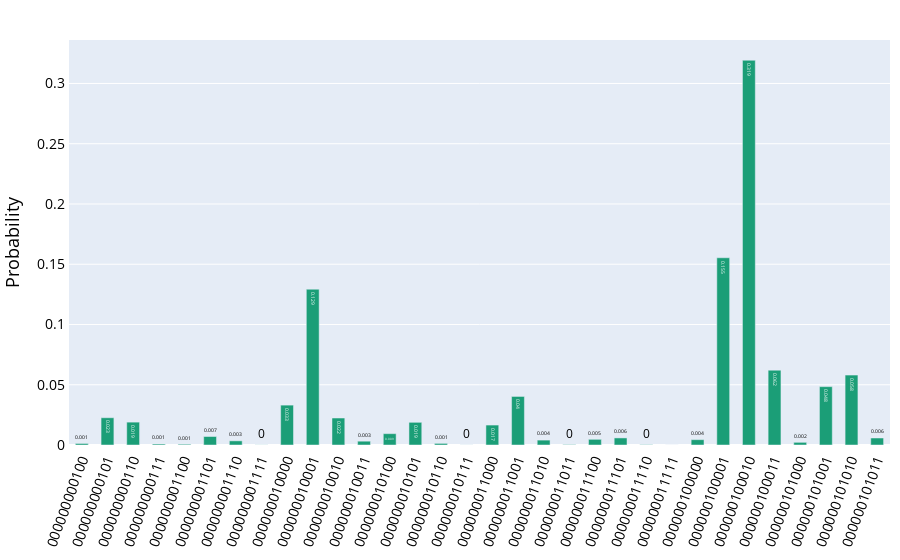

The cell this chart's notebook holds for it:
### Code cell
print(cdf)
probability_distribution(job.result().get_counts())
